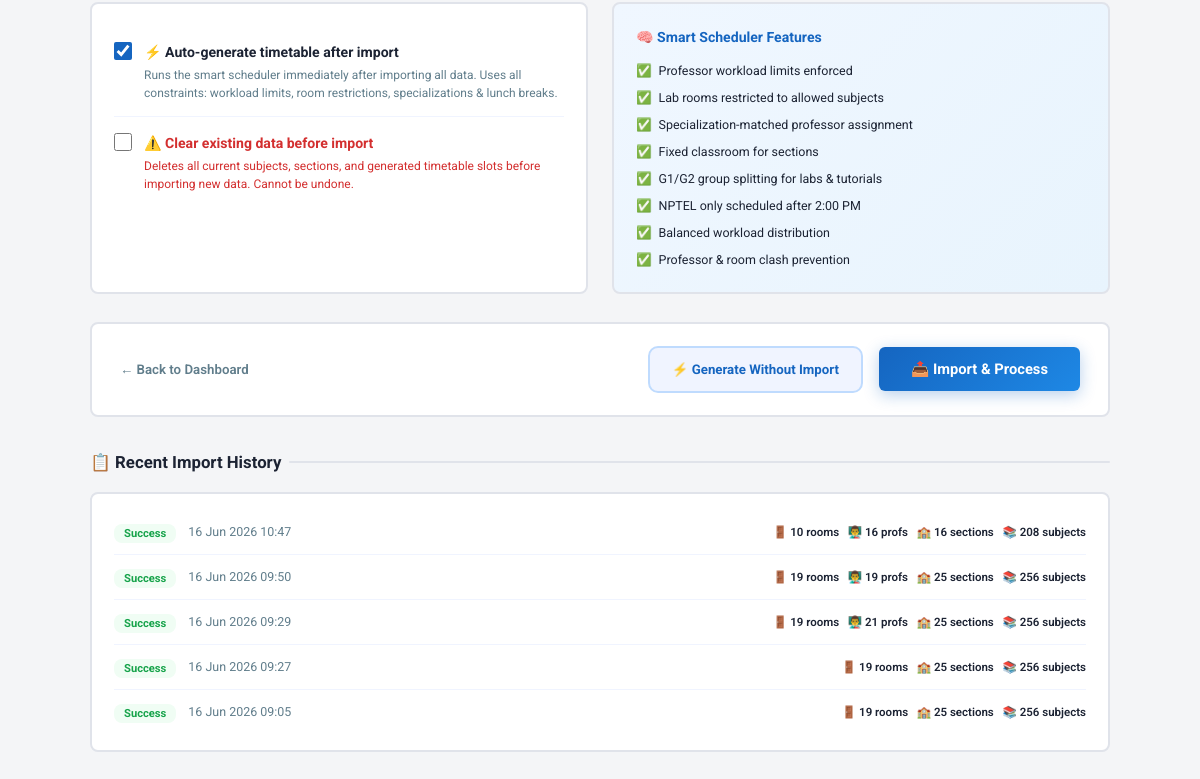
The page /csv-upload/ (signed in, lower part) on the database as committed earlier.
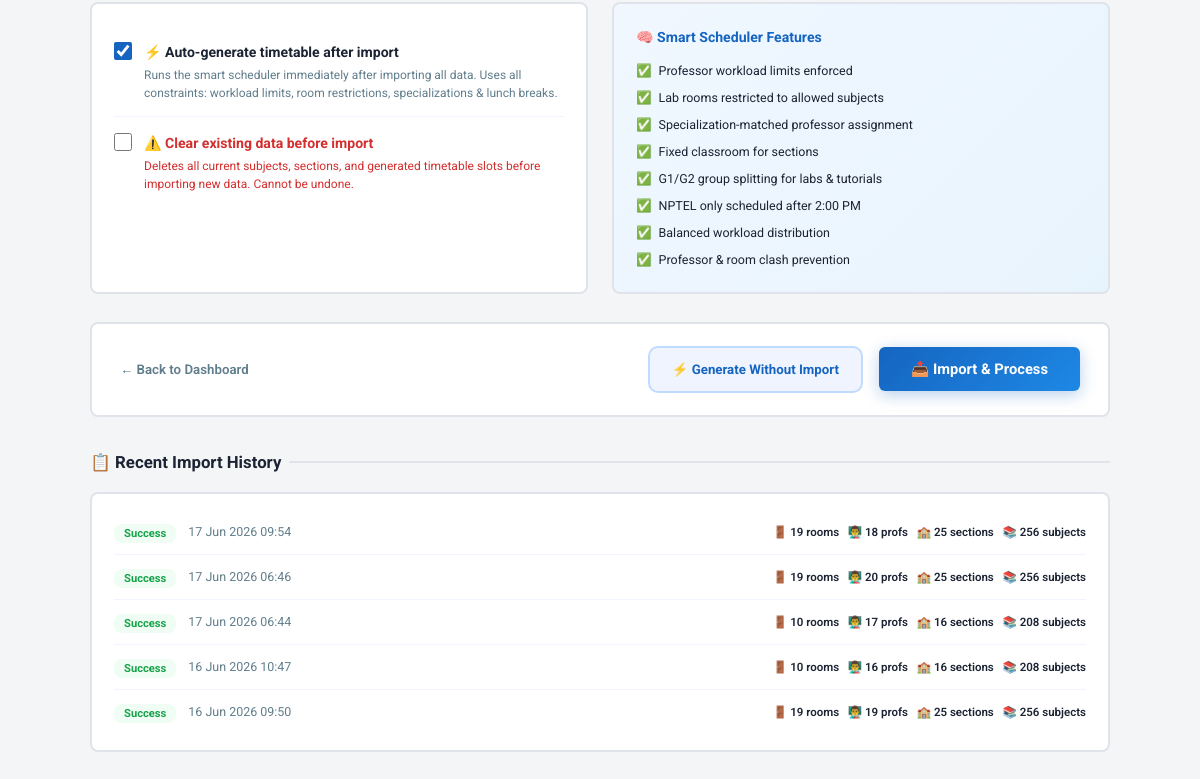
The same page on the database as committed later.
### scheduler/models.py (models this page shows, shortened)
class CSVImportLog(models.Model):
    STATUS_CHOICES = (
        ('SUCCESS', 'Success'), ('PARTIAL', 'Partial Success'), ('FAILED', 'Failed'),
    )
    imported_at = models.DateTimeField(auto_now_add=True)
    status = models.CharField(max_length=10, choices=STATUS_CHOICES, default='SUCCESS')
    subjects_created = models.IntegerField(default=0)
    professors_created = models.IntegerField(default=0)
    rooms_created = models.IntegerField(default=0)
    sections_created = models.IntegerField(default=0)
    errors = models.TextField(blank=True, default='')
    warnings = models.TextField(blank=True, default='')

### scheduler/views.py (the view, shortened to what this page needs)
# urls.py: path('csv-upload/', views.csv_upload, name='csv_upload'),
def csv_upload(request):
    form = CSVUploadForm(request.POST or None, request.FILES or None)
    recent_logs = CSVImportLog.objects.order_by('-imported_at')[:5]
    return render(request, 'csv_upload.html', {'form': form, 'recent_logs': recent_logs})

### scheduler/accounts.py (called while the page is built)
def current_role(request):
    return request.session.get('role')

def current_display_name(request):
    return request.session.get('display_name', '')

def current_department_id(request):
    return request.session.get('department_id')

def auth_context(request):
    role = current_role(request)
    dept_name = ''
    dept_id = current_department_id(request)
    if dept_id:
        from .models import Department
        d = Department.objects.filter(id=dept_id).first()
        dept_name = d.name if d else ''
    return {
        'auth_role': role,
        'auth_display_name': current_display_name(request),
        'auth_is_admin': role == ADMIN,
        'auth_is_dept_admin': role == DEPT_ADMIN,
        'auth_is_staff': role in STAFF_ROLES,
        'auth_department_name': dept_name,
    }

### template/csv_upload.html (shortened to what the changed rows need)
<!DOCTYPE html>
<html lang="en">
<head>
</head>
<body>
<main>
  {% if recent_logs %}
  <div style="margin-top:32px;">
    <div class="card">
      <div class="card-body" style="padding:16px 22px;">
        {% for log in recent_logs %}
        <div class="log-row">
          <div>
            <span class="log-status {% if log.status == 'SUCCESS' %}log-success{% elif log.status == 'PARTIAL' %}log-partial{% else %}log-failed{% endif %}">
              {{ log.get_status_display }}
            </span>
          </div>
          <div class="log-meta">{{ log.imported_at|date:"d M Y H:i" }}</div>
          <div class="log-counts">
            {% if log.rooms_created %}🚪 {{ log.rooms_created }} rooms &nbsp;{% endif %}
            {% if log.professors_created %}👨‍🏫 {{ log.professors_created }} profs &nbsp;{% endif %}
            {% if log.sections_created %}🏫 {{ log.sections_created }} sections &nbsp;{% endif %}
            {% if log.subjects_created %}📚 {{ log.subjects_created }} subjects{% endif %}
          </div>
        </div>
        {% endfor %}
      </div>
    </div>
  </div>
  {% endif %}
</main>
</body>
</html>

Rows that differ between the two databases and show on the page:
no longer on this page (row unchanged): CSVImportLog: status "Success", imported_at "16 Jun 2026 09:29", rooms_created "19", professors_created "21", sections_created "25", subjects_created "256"
no longer on this page (row unchanged): CSVImportLog: status "Success", imported_at "16 Jun 2026 09:27", rooms_created "19", sections_created "25", subjects_created "256"
no longer on this page (row unchanged): CSVImportLog: status "Success", imported_at "16 Jun 2026 09:05", rooms_created "19", sections_created "25", subjects_created "256"
added CSVImportLog: status "Success", imported_at "17 Jun 2026 09:54", rooms_created "19", professors_created "18", sections_created "25", subjects_created "256"
added CSVImportLog: status "Success", imported_at "17 Jun 2026 06:46", rooms_created "19", professors_created "20", sections_created "25", subjects_created "256"
added CSVImportLog: status "Success", imported_at "17 Jun 2026 06:44", rooms_created "10", professors_created "17", sections_created "16", subjects_created "208"
